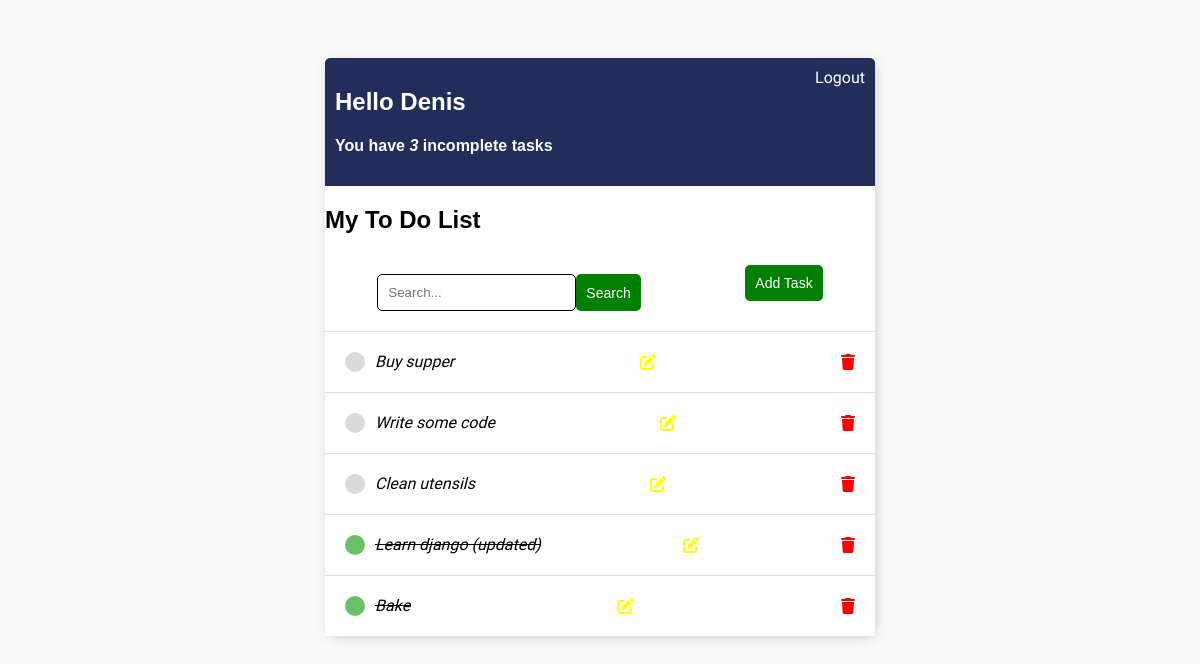
Before: / (signed in) with the older database file.
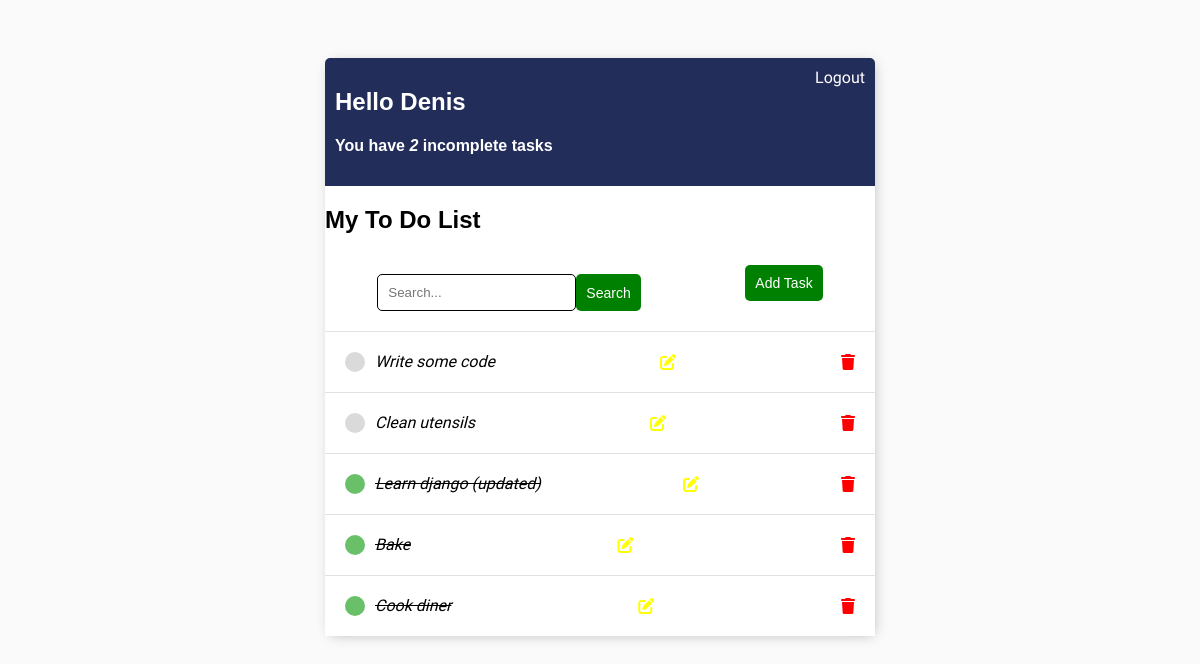
After: the same page with the newer database file.
### base/models.py (models this page shows)
class Task(models.Model):
    user = models.ForeignKey(
        User, on_delete=models.CASCADE, null=True, blank=True)
    title = models.CharField(max_length=200)
    description = models.TextField(null=True, blank=True)
    complete = models.BooleanField(default=False)
    create = models.DateTimeField(auto_now_add=True)
    def __str__ (self):
        return self.title
    class Meta:
        ordering = ['complete']

### base/views.py (the view)
# urls.py: path('', TaskList.as_view(), name='tasks'),
class TaskList(LoginRequiredMixin, ListView):
    model = Task
    context_object_name = 'tasks'
    def get_context_data(self, **kwargs):
        context = super().get_context_data(**kwargs)
        context['tasks'] = context['tasks'].filter(user=self.request.user)
        context['count'] = context['tasks'].filter(complete=False).count()
        search_input = self.request.GET.get('search') or ''
        if search_input:
            context['tasks'] = context['tasks'].filter(
                title__startswith=search_input)
        context['search_input'] = search_input
        return context

### base/templates/base/task_list.html
{% extends 'base/main.html' %} {% block content %}
{%if request.user.is_authenticated%}
<div class="header">
  <div>
    <h2>Hello {{request.user|title}}</h2>
    <h4>You have <i>{{count}}</i> incomplete task{{ count|pluralize:'s' }}</h4>
  </div>
  <a href="{% url 'logout' %}">Logout</a>
  {%else%}
  <a href="{% url 'login' %}">Login</a>
  {%endif%}
</div>
<h2>My To Do List {{color}}</h2>
<div class="search-add-wrapper">
  <form method="GET" style="margin-top: 20px; display: flex">
    <input
      type="text"
      name="search"
      placeholder="Search..."
      value="{{search_input}}"
    />
    <input class="button" type="submit" value="Search" />
  </form>
  <a id="add-task" href="{% url 'create-task' %}"
    ><button class="button">Add Task</button></a
  >
</div>
<div class="tasks-wrapper">
  {% for task in tasks %}
  <div class="task-wrapper">
    {% if task.complete %}
    <div class="task-title">
      <div class="task-complete-icon"></div>
      <i><s>{{task}}</s></i>
    </div>
    <a href="{% url 'update-task' task.id%}"
      ><i class="fa-solid fa-pen-to-square edit"></i
    ></a>
    <a href="{% url 'delete-task' task.id%}"
      ><i class="fa-solid fa-trash delete"></i
    ></a>
    {%else%}
    <div class="task-title">
      <div class="task-incomplete-icon"></div>
      <i>{{task}}</i>
    </div>
    <a href="{% url 'update-task' task.id%}"
      ><i class="fa-solid fa-pen-to-square edit"></i
    ></a>
    <a href="{% url 'delete-task' task.id%}"
      ><i class="fa-solid fa-trash delete"></i
    ></a>
    {%endif%}
  </div>
  {%empty%}
  <h3>No items in list</h3>
  {% endfor %}
</div>
{% endblock content %}

Changed rows visible on the page:
removed Task: title "Buy supper"
added Task: title "Cook diner"
Other visible differences:
{{ count }}: "3" → "2"
